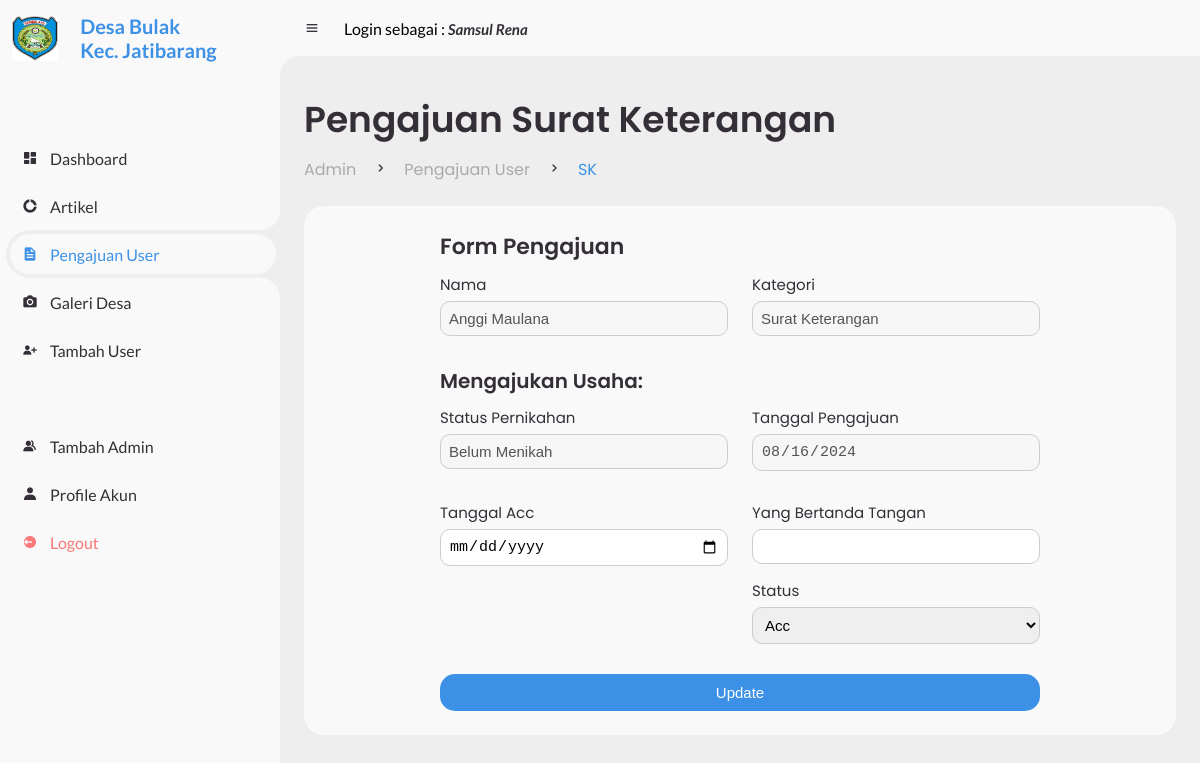
Screenshot of /admin/pengajuan/sk.php?id=81 (signed in) with the database file from the repository.
### tables this page shows
CREATE TABLE `pengajuan` (
  `id_pengajuan` int(11) NOT NULL,
  `nik` varchar(20) NOT NULL,
  `id_kategori` int(20) NOT NULL,
  `nama_usaha` varchar(255) DEFAULT NULL,
  `nama_kk` varchar(255) DEFAULT NULL,
  `nama_akte_dokumen` varchar(255) DEFAULT NULL,
  `keterangan_tidak_mampu` varchar(500) DEFAULT NULL,
  `masa_ktp_sementara` date DEFAULT NULL,
  `keterangan_menikah` varchar(255) DEFAULT NULL,
  `tanggal_pengajuan` date NOT NULL,
  `tanggal_acc` date DEFAULT NULL,
  `status` varchar(20) NOT NULL,
  `nama_kuwu` varchar(255) DEFAULT NULL,
  `id_admin` int(20) DEFAULT NULL
);

CREATE TABLE `user` (
  `user_id` int(11) NOT NULL,
  `nama` varchar(255) NOT NULL,
  `nik` varchar(20) NOT NULL,
  `tempat_lahir` varchar(255) NOT NULL,
  `tanggal_lahir` date NOT NULL,
  `jenis_kelamin` varchar(255) NOT NULL,
  `agama` varchar(255) NOT NULL,
  `alamat` varchar(255) NOT NULL,
  `pekerjaan` varchar(255) NOT NULL,
  `pendidikan` varchar(255) NOT NULL,
  `status_pernikahan` varchar(255) NOT NULL,
  `password` varchar(255) NOT NULL
);

CREATE TABLE `kategori_pengajuan` (
  `id_kategori_pengajuan` int(20) NOT NULL,
  `jenis_pengajuan` varchar(255) NOT NULL
);

### admin/pengajuan/sk.php (the view, shortened to what this page needs)
<?php
require '../../config/db.php';
$nip = $_SESSION['nip'];
$sql = "SELECT * FROM admin WHERE nip = '$nip'";
$result = mysqli_query($conn, $sql);
$userData = mysqli_fetch_assoc($result);
$displayName = $userData['nama'];
$row = null;
if (isset($_GET['id'])) {
    $id = $_GET['id'];
    $sql = "SELECT p.id_pengajuan, u.nama AS nama_user, k.jenis_pengajuan AS kategori, p.tanggal_pengajuan, u.status_pernikahan as status_pernikahan, p.status
            FROM pengajuan p
            JOIN user u ON p.nik = u.nik
            JOIN kategori_pengajuan k ON p.id_kategori = k.id_kategori_pengajuan
            WHERE p.id_pengajuan = ?";
    $stmt = $conn->prepare($sql);
    $stmt->bind_param("i", $id);
    $stmt->execute();
    $result = $stmt->get_result();
    if ($result->num_rows > 0) {
        $row = $result->fetch_assoc();
    } else {
        echo "Data tidak tersedia!";
        exit;
    }
}
?>
<!DOCTYPE html>
<html lang="en">
<head>
    <link href='https://unpkg.com/boxicons@2.0.9/css/boxicons.min.css' rel='stylesheet'>
    <link rel="stylesheet" href="../../user/style.css">
    <link rel="stylesheet" href="https://cdn.jsdelivr.net/npm/sweetalert2@11/dist/sweetalert2.min.css">
</head>
<body>
    <section id="sidebar">
        <?php include 'brand.php' ?>
        <ul class="side-menu top">
            <li>
                <a href="../index.php">
                    <i class='bx bxs-dashboard'></i>
                    <span class="text">Dashboard</span>
                </a>
            </li>
            <li>
                <a href="../artikel.php">
                    <i class='bx bxs-doughnut-chart'></i>
                    <span class="text">Artikel</span>
                </a>
            </li>
            <li class="active">
                <a href="../pengajuan_user.php">
                    <i class='bx bxs-file'></i>
                    <span class="text">Pengajuan User</span>
                </a>
            </li>
            <li>
                <a href="../galeri.php">
                    <i class='bx bxs-camera' ></i>
                    <span class="text">Galeri Desa</span>
                </a>
            </li>
            <li>
                <a href="../tambah_user.php">
                    <i class='bx bxs-user-plus'></i>
                    <span class="text">Tambah User</span>
                </a>
            </li>
        </ul>
        <ul class="side-menu">
            <li>
                <a href="../tambah_admin.php">
                    <i class='bx bxs-group'></i>
                    <span class="text">Tambah Admin</span>
                </a>
            </li>
            <li>
                <a href="../profile_akun.php">
                    <i class='bx bxs-user'></i>
                    <span class="text">Profile Akun</span>
                </a>
            </li>
            <li>
                <a href="../logout.php" class="logout">
                    <i class='bx bxs-log-out-circle'></i>
                    <span class="text">Logout</span>
                </a>
            </li>
        </ul>
    </section>
    <section id="content">
        <?php include '../navbar.php' ?>
        <main>
            <div class="head-title">
                <div class="left">
                    <h1>Pengajuan Surat Keterangan</h1>
                    <ul class="breadcrumb">
                        <li><a href="index.php">Admin</a></li>
                        <li><i class='bx bx-chevron-right'></i></li>
                        <li><a href="index.php">Pengajuan User</a></li>
                        <li><i class='bx bx-chevron-right'></i></li>
                        <li><a class="active" href="pengajuan_user.php">SK</a></li>
                    </ul>
                </div>
            </div>
            <div class="table-data">
                <div class="order">
                        <div class="formulir-pengajuan" id="pengajuanForm">
                        <h3 style="margin-bottom:10px; font-size:22px; font-weight: 600;">Form Pengajuan</h3>
                        <form action="sk.php" method="POST">
                            <div class="form-row">
                                <div class="form-column">
                                    <div class="data-user">
                                        <label for="nama">Nama</label>
                                        <input type="text" id="nama" value="<?php echo htmlspecialchars($row['nama_user'] ?? ''); ?>" disabled>
                                    </div>
                                </div>
                                <div class="form-column">
                                    <div class="data-user">
                                        <label for="jenis_pengajuan">Kategori</label>
                                        <input type="text" id="jenis_pengajuan" value="<?php echo htmlspecialchars($row['kategori'] ?? ''); ?>" disabled>
                                    </div>
                                </div>
                            </div>
                            <h3 style="margin-bottom:10px; font-size:20px; font-weight: 600;">Mengajukan Usaha: </h3>
                            <div class="form-row">
                                <div class="form-column">
                                    <div class="data-user">
                                        <label for="status_pernikahan">Status Pernikahan</label>
                                        <input type="text" id="status_pernikahan" value="<?php echo htmlspecialchars($row['status_pernikahan'] ?? ''); ?>" disabled>
                                    </div>
                                </div>
                                <div class="form-column">
                                    <div class="data-user">
                                        <label for="tanggal_pengajuan">Tanggal Pengajuan</label>
                                        <input type="date" id="tanggal_pengajuan" value="<?php echo htmlspecialchars($row['tanggal_pengajuan'] ?? ''); ?>" disabled>
                                    </div>
                                </div>
                            </div>
                            <div class="form-row">
                                <div class="form-column">
                                    <div class="data-user">
                                        <label for="tanggal_acc">Tanggal Acc</label>
                                        <input type="date" id="tanggal_acc" name="tanggal_acc" required>
                                    </div>
                                </div>
                                <div class="form-column">
                                    <div class="data-user">
                                        <label for="ttd">Yang Bertanda Tangan</label>
                                        <input type="text" id="ttd" name="ttd" required>
                                    </div>
                                    <div class="data-user">
                                        <label for="status">Status</label>
                                        <select id="status" name="status" required>
                                            <option value="Acc" <?php echo ($row['status'] ?? '') === 'Acc' ? 'selected' : ''; ?>>Acc</option>
                                        </select>
                                    </div>
                                </div>
                            </div>
                            <button type="submit">Update</button>
                        </form>
                    </div>
                </div>
            </div>
        </main>
    </section>
</body>
</html>

### admin/navbar.php (shortened to what this page needs)
<nav>
    <i class='bx bx-menu'></i>
    <p>Login sebagai : <a href="#" class="nav-link"><i><?php echo htmlspecialchars($displayName, ENT_QUOTES, 'UTF-8'); ?></i></a></p>
</nav>

### rows the page displays
pengajuan: nama "Anggi Maulana", id_kategori.jenis_pengajuan "Surat Keterangan", status_pernikahan "Belum Menikah", tanggal_pengajuan "08/16/2024", status "Acc"

### other values shown
$displayName "Samsul Rena"
